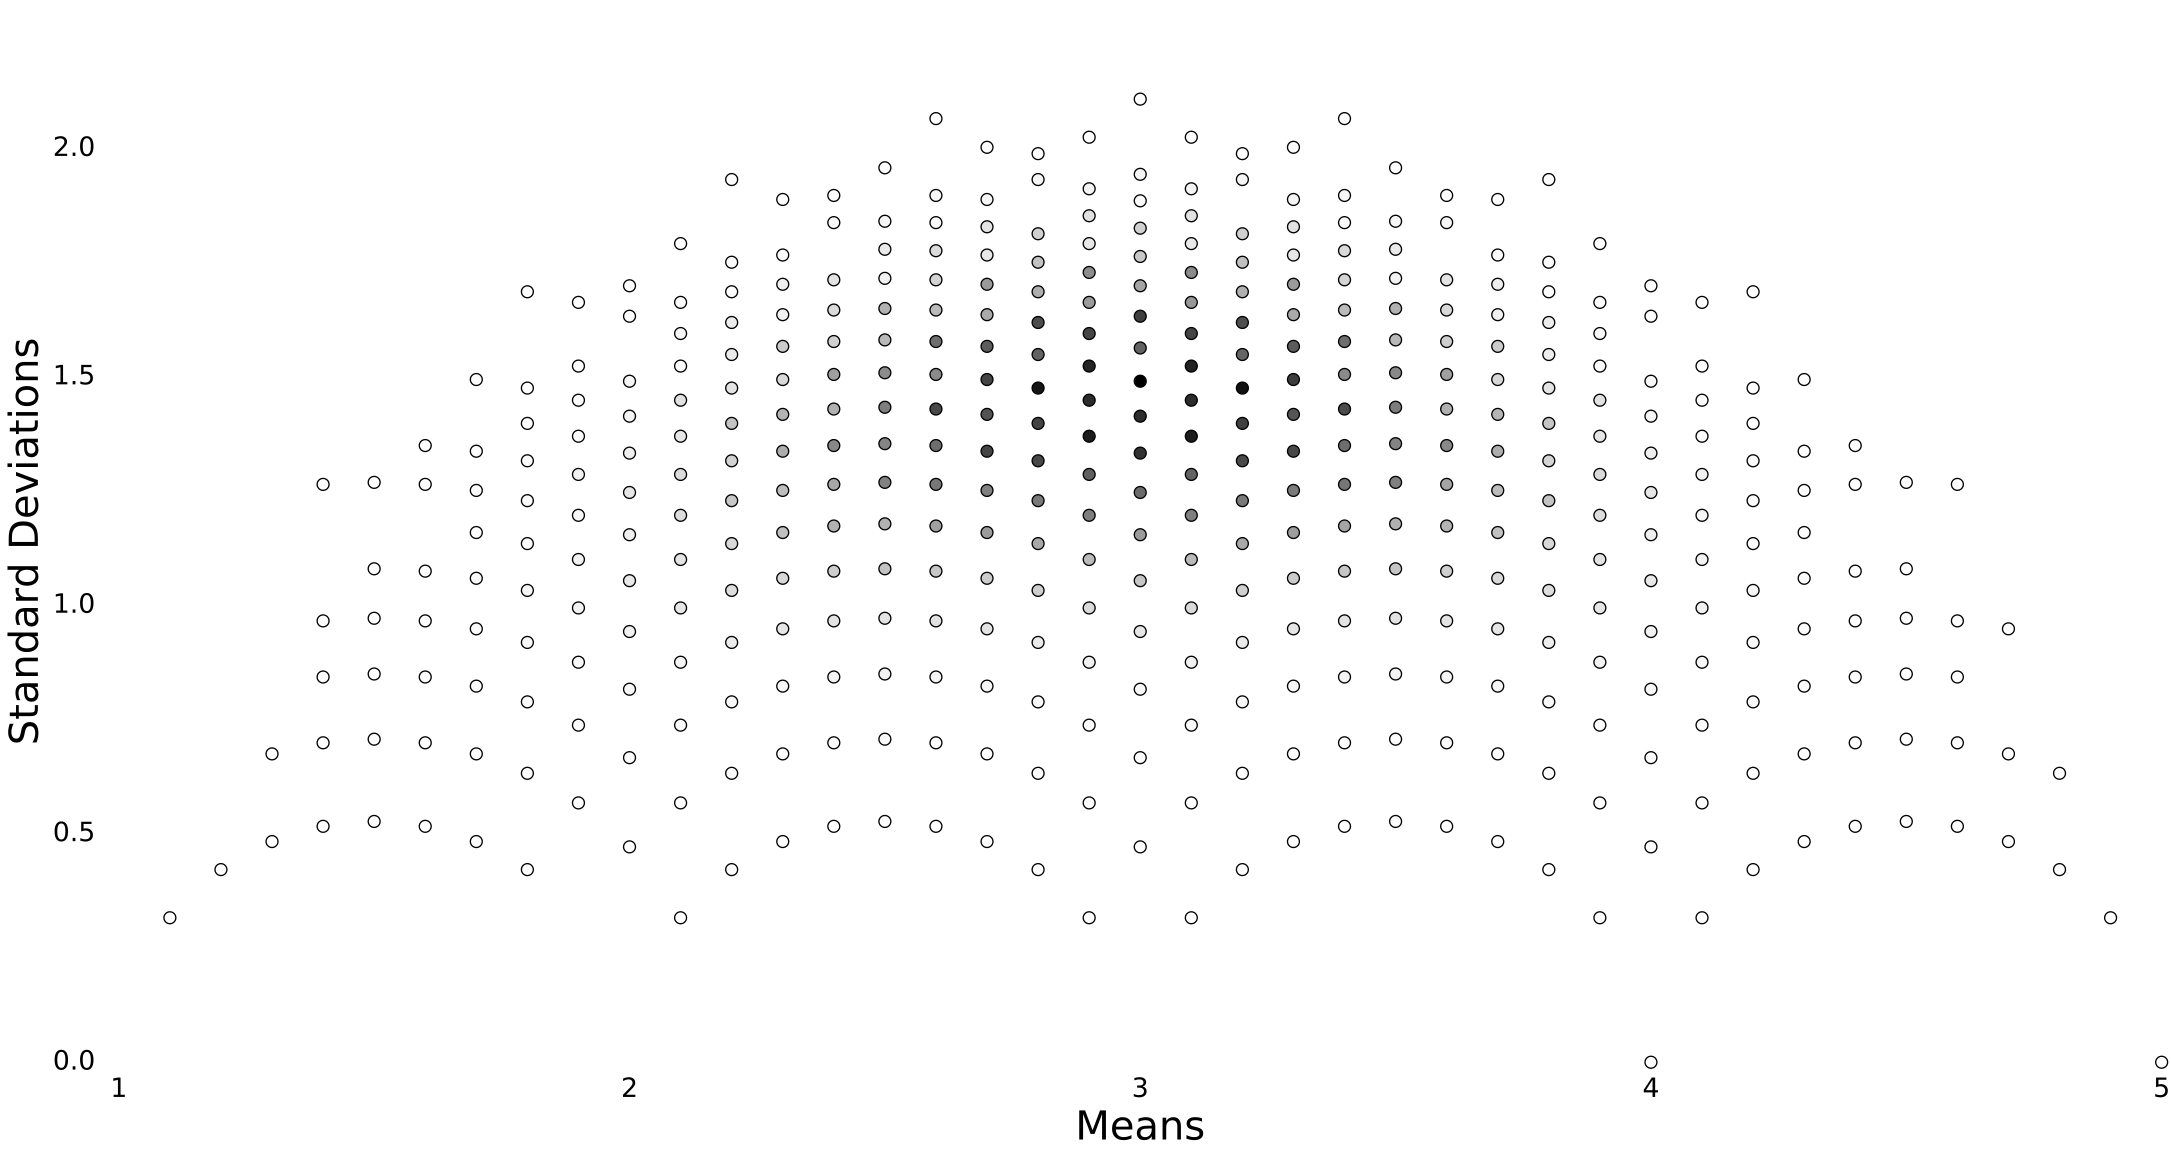

Here is the Python script that generated this plot:
from itertools import *
import pylab as plt
import numpy as np
import math
def std(data,u):
    return (sum([(i-u)**2 for i in data])/(len(data)-1))**.5


##rounding the means and variances helps to collapse them
precision_ave=12
precision_var=10

def run(n,r):
    all_deviations={}
    for loop in range(1000000):
        i=np.random.choice(range(1,6),10)
        u=round(sum(i)/float(len(i)),precision_ave)
        var=round(std(i,u),precision_var)
        if var not in all_deviations:
##            all_deviations[var]={u:[i]}
            all_deviations[var]={u:1}
        else:
            if u in all_deviations[var].keys():
##                all_deviations[var][u]=all_deviations[var][u]+[i]
                all_deviations[var][u]=all_deviations[var][u]+1
            else:
##                all_deviations[var][u]=[i]
                all_deviations[var][u]=1
    data=[[i.keys(),[j]*len(i.keys())] for i,j in zip(all_deviations.values(),all_deviations.keys())]
    ###plot the data with pylab
    fig=plt.figure(figsize=(22.62372, 12))
    ax = fig.add_subplot(111)
    fig.subplots_adjust(bottom=.10)
    fig.subplots_adjust(left=.07)
    fig.subplots_adjust(right=1.0)
    fig.subplots_adjust(top=.99)
    hex_data_x=[]
    hex_data_y=[]
    for line in data:
        for i,j in zip(line[0],line[1]):
            for count in range(all_deviations[j][i]):
                hex_data_x.append(i)
                hex_data_y.append(j)
    scatter_data=[]
    counts={}
    for i,j in zip(hex_data_x,hex_data_y):
        counts[(i,j)]=counts.get((i,j),0)+1
    total=float(sum(counts.values()))
    image=plt.scatter([i[0] for i in counts.keys()],[i[1] for i in counts.keys()],c=[i/total*100 for i in counts.values()],\
               cmap=plt.cm.gray_r,s=80)
    ax.tick_params(axis='x',length=0,width=2,direction='out',labelsize=30)
    ax.tick_params(axis='y',length=15,width=0,direction='out',labelsize=30,pad=0)
    ax.spines['top'].set_visible(False)
    ax.spines['right'].set_visible(False)
    ax.spines['left'].set_visible(False)
    ax.spines['bottom'].set_visible(False)
    ax.spines['left'].set_linewidth(3)
    ax.spines['bottom'].set_position(['outward',0])
    ax.spines['left'].set_position(['outward',-5])
    ax.xaxis.set_ticks_position('bottom')
    ax.yaxis.set_ticks_position('left')
    ax.set_xlabel('Means',fontsize=48)
    ax.set_ylabel('Standard Deviations',fontsize=48)
    ax.set_xlim(.98,5.02)
    ax.set_ylim(-.02,2.3)
    plt.savefig('umbrella_sim.svg')
    plt.show()
    cb = plt.colorbar(image)
    plt.savefig('cbar.svg')

run(6,10)
